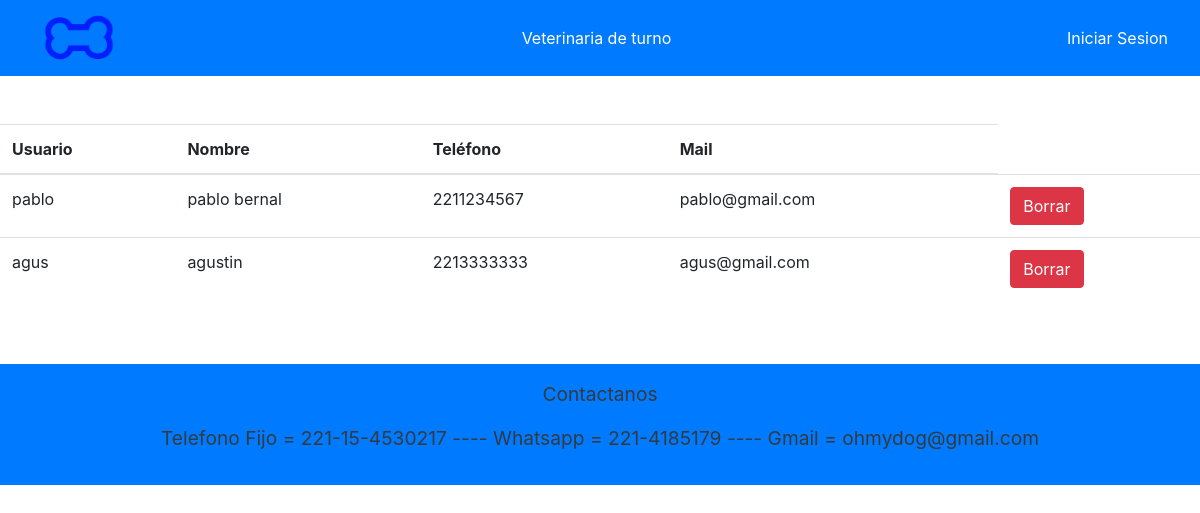
/listarClientes, run on an earlier commit of the app's database.
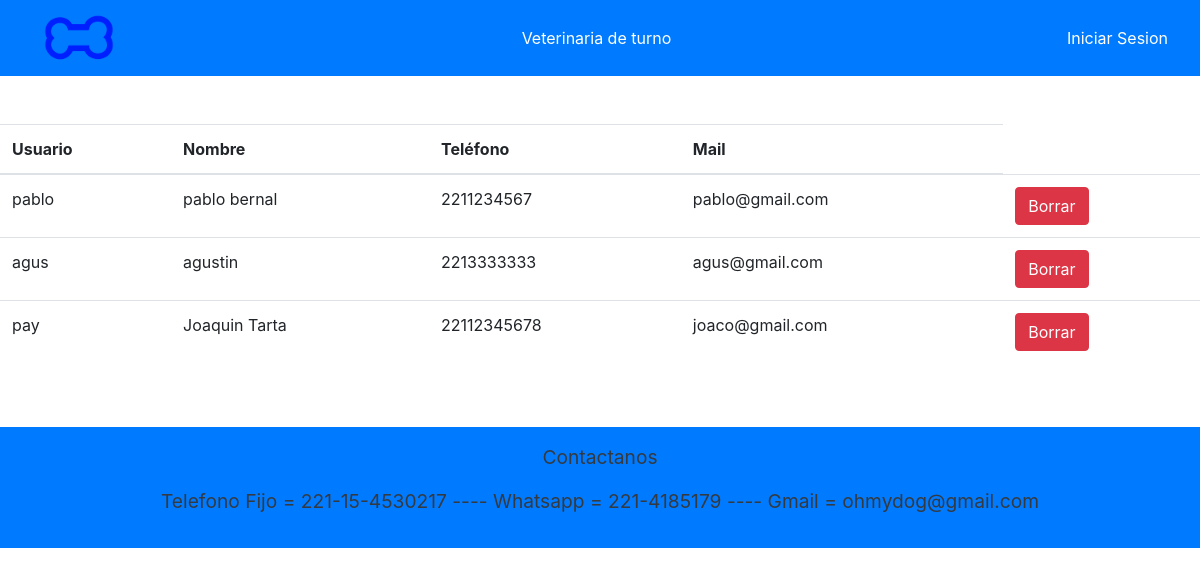
And on a later commit of the database.
### APP/models.py (models this page shows)
class Cliente(models.Model):
    nombreC = models.CharField(max_length=15)
    usuario = models.CharField(max_length=30)
    contra = models.CharField(max_length=30, null=True)
    mail = models.EmailField(max_length=30)
    telefono = models.IntegerField()

### APP/views.py (the view)
# urls.py: path('listarClientes',views.listarClientes,name='listarClientes'),
def listarClientes(request):
    cli = Cliente.objects.all()
    context = {
        'context':cli,
        'usuario':usuario
    }
    return render(request, 'paginas/listarClientes.html', context)

### APP/templates/paginas/listarClientes.html (shortened to what this page needs)
{% extends 'paginas/base.html' %}
{% load static %}
{% block contenido %}
<div class="d-flex justify-content-center flex-column align-items-center">
    {% if context|length == 0 %}
        <p>No hay Clientes Registrados</p>
    {% else %}
    <table class="table">
        <thead>
          <tr>
            <th>Usuario</th>
            <th>Nombre</th>
            <th>Teléfono</th>
            <th>Mail</th>
          </tr>
        </thead>
        <tbody>
          {% for c in context %}
          {% if c.usuario != 'Veterinario' %}
          <tr>
            <td>{{ c.usuario }}</td>
            <td>{{ c.nombreC }}</td>
            <td>{{ c.telefono }}</td>
            <td>{{ c.mail }}</td>
            <td>
              <button onclick="confirmar()" class="btn btn-danger">Borrar</button>
            </td>
          </tr>
          {% endif %}
          {% endfor %}
        </tbody>
    </table>
    {% endif %}
</div>
{% endblock %}

What changed in the data, as far as the page shows it:
added Cliente: usuario "pay", nombreC "Joaquin Tarta", telefono "22112345678", mail "joaco@gmail.com"
